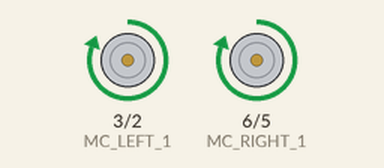
Simulated run of this sketch. Board: Arduino Uno, built with avr-gcc and run on an emulated ATmega328P. Parts: motor-driver pin pairs drawn as motors (green arrow = first pin HIGH = forward, orange = second pin HIGH = backward, longer = more drive, scaled by the enable pin).

Above: at 3.0 s.
At 8.5 s:
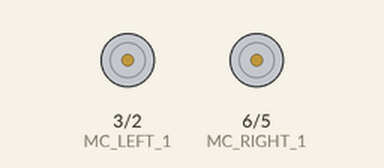
Timing chart, 0 to 14.3 s (numbered marks = the images above):
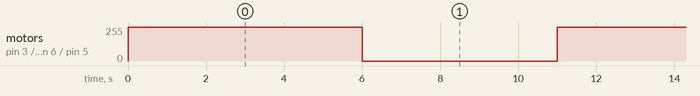

The sketch:

twomotor_hbridge.ino
```cpp
// Project: twomotor_hbridge
// Created by: Michael Napoli
// Created on: 3/30/2020

/*
  Purpose: To test the functionality of running two
    DC motors with a single H-bridge.
*/

// left motor
const int EN_LEFT = 4;
const int MC_LEFT_1 = 3;
const int MC_LEFT_2 = 2;

// right motor
const int EN_RIGHT = 7;
const int MC_RIGHT_1 = 6;
const int MC_RIGHT_2 = 5;

void setup()
{
  for (int i(2); i < 8; ++i) {
    pinMode(i, OUTPUT);
  }
}

void loop()

{
  forward(255);
  delay(6000);

  brake();
  delay(5000);
}
```

brake.ino
```cpp
// Function: brake()
// Created by: Michael Napoli
// Created on: 3/30/2020

void brake() {
  // disable drivers
  digitalWrite(EN_LEFT, LOW);
  digitalWrite(EN_RIGHT, LOW);

  // toggle switches to brake
  digitalWrite(MC_LEFT_1, LOW);
  digitalWrite(MC_LEFT_2, LOW);
  digitalWrite(MC_RIGHT_1, LOW);
  digitalWrite(MC_RIGHT_2, LOW);

  // enable drivers
  digitalWrite(EN_LEFT, HIGH);
  digitalWrite(EN_RIGHT, HIGH);
}
```

forward.ino
```cpp
// Function: brake()
// Created by: Michael Napoli
// Created on: 3/30/2020

void forward(const int& rate) {
  // disable drivers
  digitalWrite(EN_LEFT, LOW);
  digitalWrite(EN_RIGHT, LOW);

  // toggle switches to move forward
  digitalWrite(MC_LEFT_1, HIGH);
  digitalWrite(MC_LEFT_2, LOW);
  digitalWrite(MC_RIGHT_1, HIGH);
  digitalWrite(MC_RIGHT_2, LOW);

  // start motors at given speed
  analogWrite(EN_LEFT, rate);
  analogWrite(EN_RIGHT, rate);
}
```

reverse.ino
```cpp
// Function: brake()
// Created by: Michael Napoli
// Created on: 3/30/2020

void reverse(const int& rate) {
  // disable drivers
  digitalWrite(EN_LEFT, LOW);
  digitalWrite(EN_RIGHT, LOW);

  // toggle switches to move backwards
  digitalWrite(MC_LEFT_1, LOW);
  digitalWrite(MC_LEFT_2, HIGH);
  digitalWrite(MC_RIGHT_1, LOW);
  digitalWrite(MC_RIGHT_2, HIGH);

  // start motors at given speed
  analogWrite(EN_LEFT, rate);
  analogWrite(EN_RIGHT, rate);
}
```

Measured:
- by itself, motor on pin 3 (MC_LEFT_1) / pin 2 (MC_LEFT_2), motor on pin 6 (MC_RIGHT_1) / pin 5 (MC_RIGHT_2): alternates forward 255/255 for 6.0 s and stopped for 5.0 s
